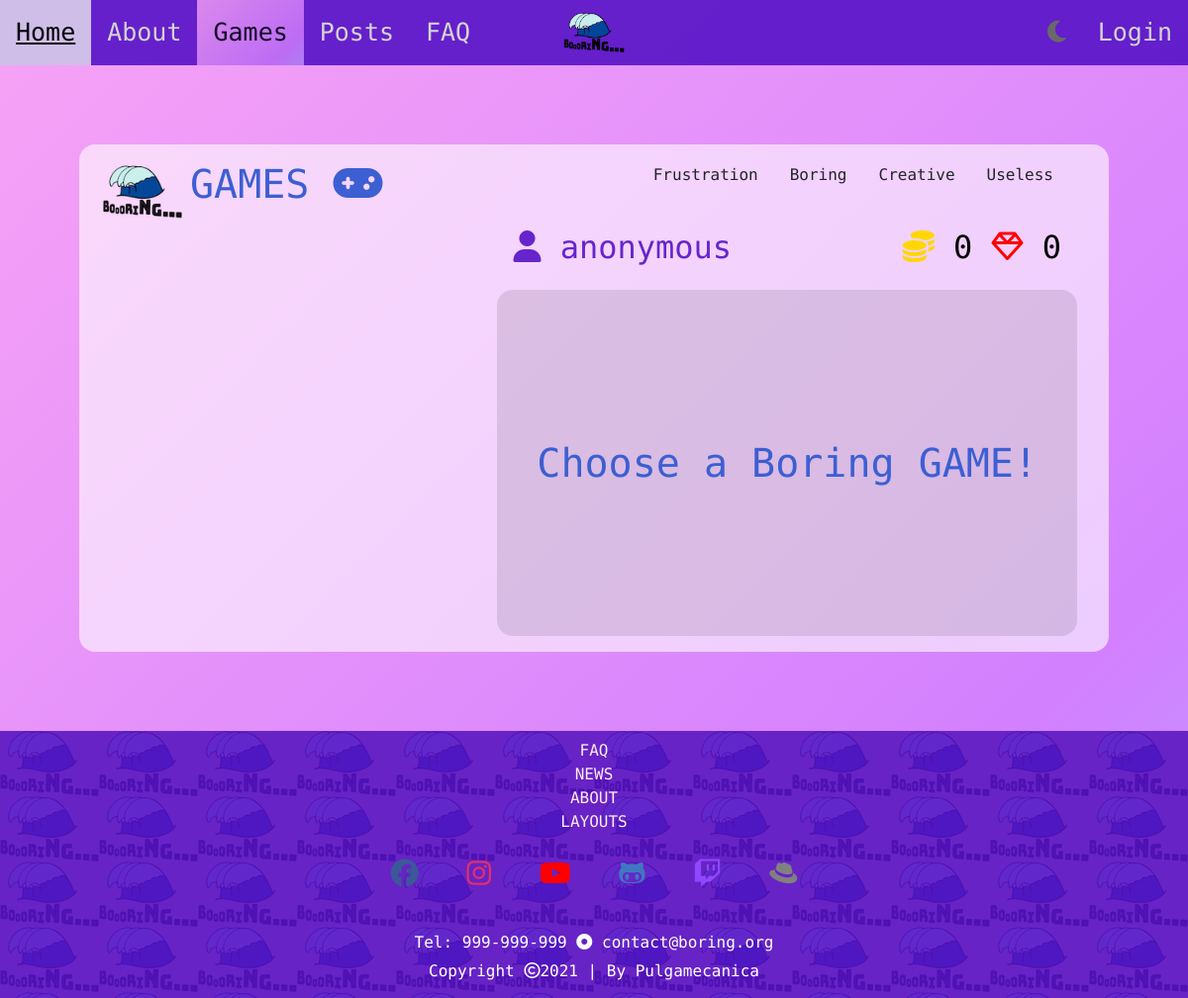
The app's page /games, older data.
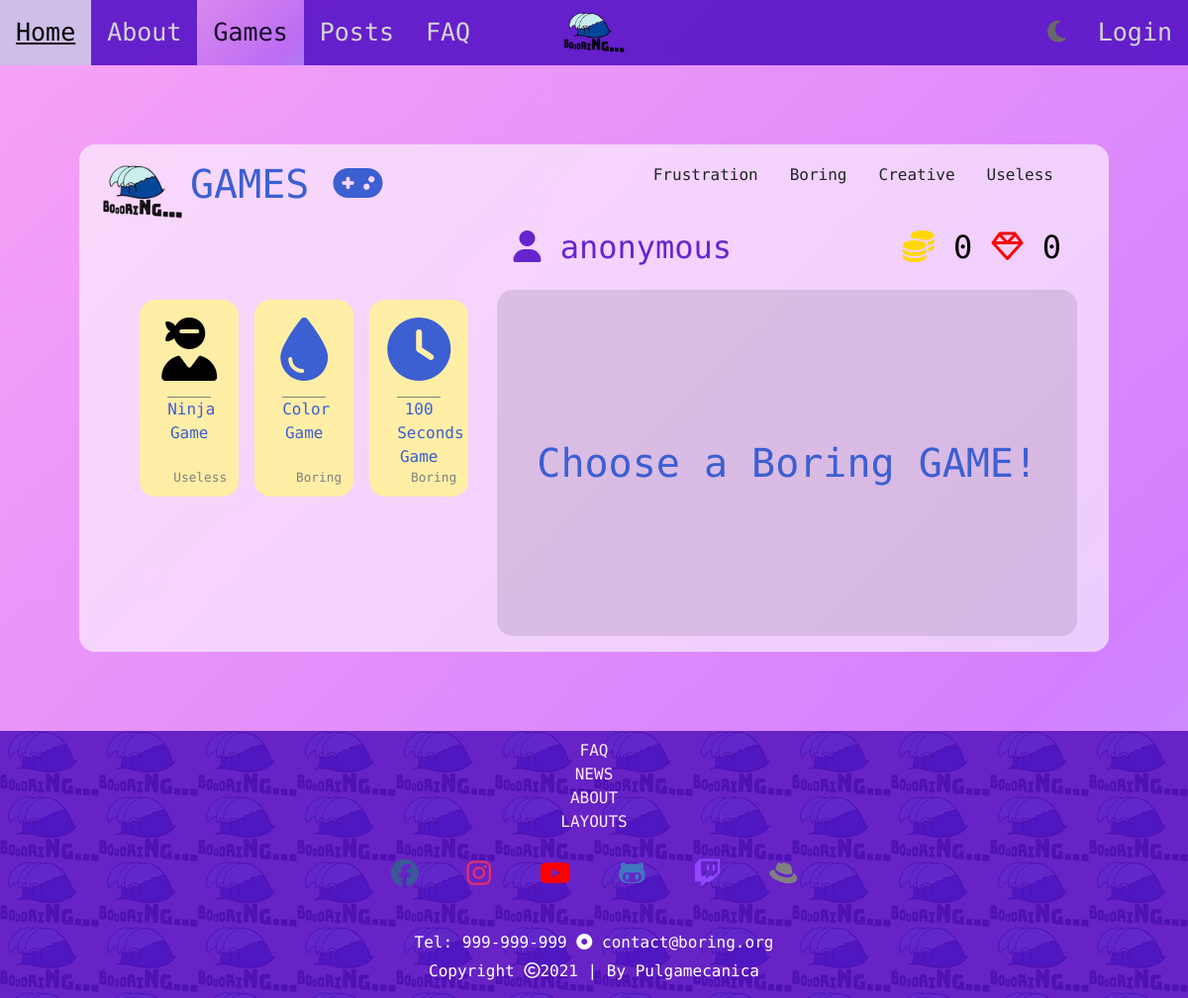
The same page, newer data.
### boring/models.py (models this page shows, shortened)
class Game(models.Model):
    class GameCategory(models.IntegerChoices):
        USELESS = 0
        CREATIVE = 1
        BORING = 2
        FRUSTRATION = 3
    name = models.CharField(max_length = 30)
    description = models.CharField(max_length = 150)
    iconClass1 = models.CharField(max_length = 5, blank=True, default='')
    iconClass2 = models.CharField(max_length = 15, blank=True, default='')
    function = models.CharField(max_length = 50, default='')
    hint_text = models.CharField(max_length = 200, blank=True, default='')
    points_per_win = models.IntegerField(default = 10)
    likes = models.IntegerField(default = 0)
    active = models.BooleanField(default=False)
    created_at = models.DateTimeField(auto_now_add=True)
    category = models.IntegerField(choices=GameCategory.choices, default=False)
    user = models.ForeignKey(BoringUser, on_delete=models.CASCADE, related_name="games")
    def getCat(self):
        return self.GameCategory.choices[self.category]

### boring_website/views.py (the view)
# urls.py: path('games', views.games_page_view, name='games'),
def games_page_view(request):
    active_games = {'games': Game.objects.all().filter(active=True), 'games_by_cat': enumerate([(category[0], category[1], Game.objects.all().filter(category=category[0]).filter(active=True)) for category in Game.GameCategory.choices])}
    return render(request, 'boring_website/games.html', active_games)

### boring_website/templates/boring_website/games.html (shortened to what this page needs)
{% extends 'boring_website/base.html' %}
{% block main %}
<div class="games-container" id="games-active">
        {% load static %}
		<h1><img src="{% static 'boring_website/images/logo100px.png' %}">GAMES <i class="fas fa-gamepad"></i></h1>
        {% for index, category in games_by_cat %}
            <ul class="dropdown">
                {{ category.1 }}
		    </ul>
        {% endfor %}
		<div class="games-grid">
			<div class="games-options">
				<div class="games-flex-container">
                    {% for game in games  %}
                        <a href="#load-game-section" onclick="loadGame('{{ game.function }}')">
                            <article>
                                <i class="{{ game.iconClass1 }} {{ game.iconClass2 }}"></i>
                                <h6> {{ game.getCat.1 }} </h6>
                                <p> {{ game.name }} </p>
                            </article>
                        </a>
                    {% endfor %}
				</div>
			</div>
			<main class="game-player-section">
				<h2>
                    {% if user.is_authenticated %}
                        <i class="fas fa-user"></i> pulgamecanica
                        <span class="right"><i class="fas fa-coins"></i> 100 <i class="far fa-gem"></i> 99 </span>
                    {% else %}
                        <i class="fas fa-user"></i> anonymous
                        <span class="right"><i class="fas fa-coins"></i> 0 <i class="far fa-gem"></i> 0 </span>
                    {% endif %}
				</h2>
				<div id="load-game-section" class="game-play-area">
					<h1 class="active-game choose-game"> Choose a Boring GAME!</h1>
				</div>
			</main>
		</div>
	</div>
{% endblock %}

Row changes from the older to the newer data that the page shows:
now on this page (row edited): Game: getCat.1 "Useless", name "Ninja Game"
added Game: getCat.1 "Boring", name "Color Game"
added Game: getCat.1 "Boring", name "100 Seconds Game"
